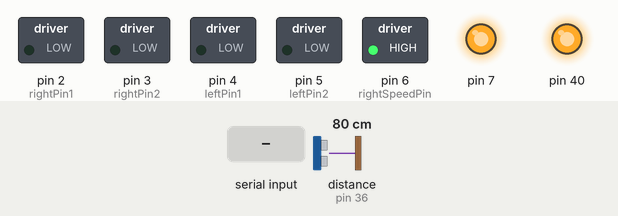
Recording of a sketch running on a simulated Arduino Mega 2560, built with avr-gcc and run on an emulated ATmega2560. On the bench: switched loads named in the sketch (green lamp = pin HIGH), output pins drawn as LEDs (lit = HIGH). Wiring (inferred from the names in the program): ultrasonic range finder: trigger pin 38; echo pin 36. The test bench sets the inputs (shaded band); at power-on: distance to the obstacle (sensor on pin 36) 80 cm. The echo pulse lasts 58.3 µs per cm; pins used as bus, display or sensor lines are not drawn.

Above: at 1.2 s.
1.3 s: "<103>" received over the second serial link
At 1.8 s:
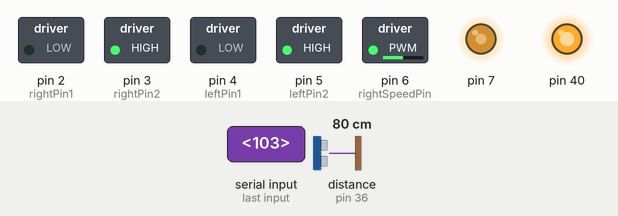
2.9 s: distance to the obstacle (sensor on pin 36) set to 2 cm
At 3.5 s:
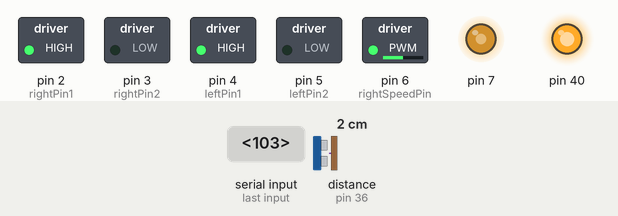
5.9 s: "<104>" received over the second serial link
At 6.3 s:
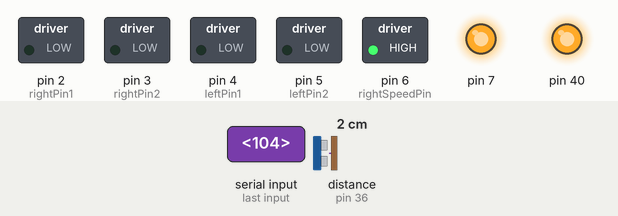
7.4 s: "<90,45,200>" received over the second serial link
At 8.7 s:
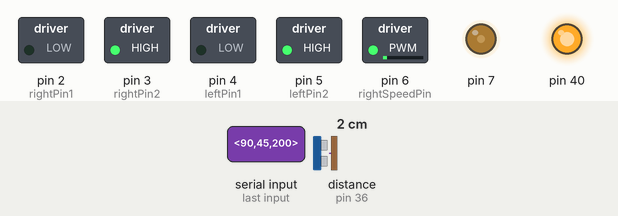
Timing chart, 0 to 9.9 s (numbered marks = the images above; inputs shaded):
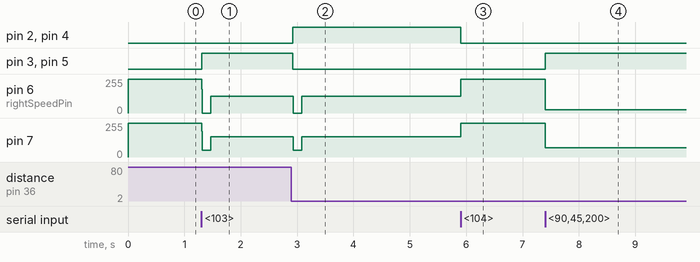

Measured:
- after the input at 1.3 s, pin 3 (rightPin2), pin 5 (leftPin2): LOW → HIGH at once; pin 6 (rightSpeedPin): 255/255 → 0/255 at once, → 127/255 0.16 s later; pin 7: 255/255 → 51/255 at once, → 153/255 0.16 s later
- after the input at 2.9 s, pin 2 (rightPin1), pin 4 (leftPin1): LOW → HIGH at once; pin 3 (rightPin2), pin 5 (leftPin2): HIGH → LOW at once; pin 6 (rightSpeedPin): 127/255 → 0/255 at once, → 127/255 0.15 s later; pin 7: 153/255 → 51/255 at once, → 153/255 0.15 s later
- after the input at 5.9 s, pin 2 (rightPin1), pin 4 (leftPin1): HIGH → LOW at once; pin 6 (rightSpeedPin): 127/255 → 255/255 at once; pin 7: 153/255 → 255/255 at once
- after the input at 7.4 s, pin 3 (rightPin2), pin 5 (leftPin2): LOW → HIGH at once; pin 6 (rightSpeedPin): 255/255 → 25/255 at once; pin 7: 255/255 → 71/255 at once

The sketch:

Platooning.ino
```cpp
#include "motor.h"
#include "ultraSoundSensor.h"
#include "bluetooth.h"
#include "pidControl.h"

motor M(20,0);
bluetooth BT(false); // true: platooning ON; false: platooning OFF
ultraSoundSensor US;
pidControl PID;


const int targetSpeed = 50;
const int deadZone = 35;
const int minStartSpeed = 100;
const int delayTime = 150;
bool startNeeded = false;


void setup() {}

void loop() {

  // Measure and receive information
  float s = US.getDistance();
  BT.receive();
  BT.handleNewData();


  if (BT.getPlatooning()) { // platooning is set to ON

    // run PID control loop
    PID.setSpeed(M.getSpeed());
    PID.cal(US.getDistance());

    // check for too low motor speed
    if (PID.getSpeed() < deadZone && PID.getSpeed() > -deadZone ) {
      startNeeded = true;
    }
    if (PID.getSpeed() > deadZone && startNeeded == true) {
      M.setSpeed(minStartSpeed);
      delay(delayTime);
      M.setSpeed(PID.getSpeed());
      startNeeded = false;
    }
    else if (PID.getSpeed() < -deadZone && startNeeded == true) {
      M.setSpeed(-minStartSpeed);
      delay(delayTime);
      M.setSpeed(PID.getSpeed());
      startNeeded = false;
    }

    // constrain motor speed
    if (PID.getSpeed() > targetSpeed) {
      M.setSpeed(targetSpeed);
    }
    else if (PID.getSpeed() < -targetSpeed) {
      M.setSpeed(-targetSpeed);
    }
    else {
      M.setSpeed(PID.getSpeed());
    }

  }
  else { // platooning is set to OFF
    M.setSpeed(BT.getSpeed(), BT.getTurn());
  }

}
```

bluetooth.cpp
```cpp
#include "Arduino.h"
#include "bluetooth.h"

bluetooth::bluetooth(bool platooning = false, int RX = 15, int TX = 14) {
  bluetooth::RX = RX;
  pinMode(RX, OUTPUT);
  bluetooth::TX = TX;
  pinMode(TX, INPUT);
  // beginSerial();
  Serial3.begin(38400);
  bluetooth::platooning = platooning;
}

void bluetooth::beginSerial() { // starts the correct Serial depending on the specified pins for RX/TX
  // Not used, BT is always Serial 3 !!!
  switch (TX) {
    case (19):
      Serial1.begin(38400);
      break;
    case (17):
      Serial2.begin(38400);
      break;
    case (15):
      Serial3.begin(38400);
      break;
  }
}

void bluetooth::receive() {
  static boolean recvInProgress = false;
  static byte ndx = 0;
  char startMarker = '<';
  char endMarker = '>';
  char rc;

  while (Serial3.available() > 0 && newData == false) {
    rc = Serial3.read();
    if (recvInProgress == true) {
      if (rc != endMarker) {
        receivedChars[ndx] = rc;
        ndx++;
        if (ndx >= numChars) {
          ndx = numChars - 1;
        }
      }
      else {
        receivedChars[ndx] = '\0'; // terminate the string
        recvInProgress = false;
        ndx = 0;
        newData = true;
      }
    }
    else if (rc == startMarker) {
      recvInProgress = true;
    }
  }
}

void bluetooth::parseData() {
  // split the data into its parts
  char * strtokIndx; // this is used by strtok() as an index

  strtokIndx = strtok(receivedChars, ","); // this continues where the previous call left off
  intFromPC = atoi(strtokIndx);     // convert this part to an integer
}

void bluetooth::handleNewData() { //Triggers when a signal is recived
  if (newData == true) {
    parseData();
    decideReceivedData();
    newData = false;
  }
}

void bluetooth::decideReceivedData() {  //Decides what to to with the recived data
  if (intFromPC >= 0 && intFromPC <= 100) { // speed
    if (reverse) { // reverse
      speed = -intFromPC;
    }
    else { // forward
      speed = intFromPC;
    }
  }
  else if (intFromPC >= 900 && intFromPC <= 1100) {
    // left to right (turn value)
    turn = map(intFromPC, 900, 1100, -100, 100);
  }
  else {
    switch (intFromPC) {
      case 103: //Platooning ON
        platooning = true;
        break;
      case 104: //Platooning OFF
        platooning = false;
        break;
      case 106: //Forwards gear
        reverse = false;
        break;
      case 107: //Reverse gear
        reverse = true;
        break;
    }
  }
}

int bluetooth::getSpeed() {
  return speed;
}

int bluetooth::getTurn() {
  return turn;
}

bool bluetooth::getPlatooning() {
  return platooning;
}
```

bluetooth.h
```cpp
#ifndef BLUETOOTH_H
#define BLUETOOTH_H

#include "Arduino.h"

class bluetooth { // object that handles communication with mobile app via bluetooth
  public:
    bluetooth(bool platooning = false, int RX = 15, int TX = 14);
    void receive();
    void handleNewData();
    int getSpeed();
    int getTurn();
    bool getPlatooning();

  private:
    int RX;
    int TX;
    const static byte numChars = 32;
    char receivedChars[numChars];
    bool newData = false;
    int intFromPC = 0;
    int speed = 0;
    int turn = 0;
    bool reverse = false;
    bool platooning = false;

    void decideReceivedData();
    void parseData();
    void beginSerial();

};

#endif
```

functions.cpp
```cpp
#include "Arduino.h"
#include "functions.h"

float constrainf(float x, float min, float max) {
  if (x > max) {
    return max;
  }
  else if (x < min) {
    return min;
  }
  else {
    return x;
  }
}

float mapf(float x, float in_min, float in_max, float out_min, float out_max) {
  return (x - in_min) * (out_max - out_min) / (in_max - in_min) + out_min;
}
```

functions.h
```cpp
#ifndef FUNCTIONS_H
#define FUNCTIONS_H

#include "Arduino.h"

float constrainf(float x, float min, float max);
float mapf(float x, float in_min, float in_max, float out_min, float out_max);

#endif
```

motor.cpp
```cpp
#include "Arduino.h"
#include "motor.h"

motor::motor(int leftCorrection = 0, int rightCorrection = 0,
             int rightPin1 = 2, int rightPin2 = 3, int rightSpeedPin = 6,
             int leftPin1 = 4, int leftPin2 = 5, int leftSpeedPin = 7) :
  right(rightPin1, rightPin2, rightSpeedPin, rightCorrection),
  left(leftPin1, leftPin2, leftSpeedPin, leftCorrection) {}


void motor::setSpeed(float speed, int turn = 0) {
  speed = constrainf(speed, -100, 100);
  turn = constrainf(turn, -100, 100);
  motor::speed = speed;
  motor::turn = turn;

  if (turn > 0) {
    right.setSpeed(speed * (1.0 - turn / 100.0));
    left.setSpeed(speed);
  }
  else if (turn < 0) {
    right.setSpeed(speed);
    left.setSpeed(speed * (1.0 + turn / 100.0));
  }
  else {
    right.setSpeed(speed);
    left.setSpeed(speed);
  }
}

float motor::getRightSpeed() {
  return right.getSpeed();
}

float motor::getLeftSpeed() {
  return left.getSpeed();
}

float motor::getSpeed() {
  return speed;
}

float motor::getTurn() {
  return turn;
}
```

motor.h
```cpp
#ifndef MOTOR_H
#define MOTOR_H

#include "Arduino.h"
#include "wheel.h"
#include "functions.h"

class motor {
  public:
    motor(int leftCorrection = 0, int rightCorrection = 0,
          int rightPin1 = 2, int rightPin2 = 3, int rightSpeedPin = 6,
          int leftPin1 = 4, int leftPin2 = 5, int leftSpeedPin = 7);
    void setSpeed(float speed, int turn = 0);
    float getSpeed();
    float getTurn();
    float getRightSpeed();
    float getLeftSpeed();

  private:
    wheel right;
    wheel left;
    float speed = 0;
    int turn = 0;

};

#endif
```

pidControl.cpp
```cpp
#include "Arduino.h"
#include "pidControl.h"

pidControl::pidControl(float ref = 20.0, float Kp = 50, float Ki = 0, float Kd = 0) {
  pidControl::ref = ref;
  pidControl::Kp = Kp;
  pidControl::Ki = Ki;
  pidControl::Kp = Kp;
}

void pidControl::setSpeed(float speed) {
  pidControl:: speed = speed;
}
float pidControl::getSpeed() {
  return speed;
}
void pidControl::cal(float s) {
  float e, de;
  float P, I, D;

  e = s - ref;
  P = Kp * e;

  i += e;
  I = Ki * i;

  de = e - d;
  D = Kd * de;
  d = e;

  u = P + I + D;
  u /= 100;
  speed += u;
}
```

pidControl.h
```cpp
#ifndef PIDCONTROL_H
#define PIDCONTROL_H

#include "Arduino.h"

class pidControl {
  public:
    pidControl(float ref = 20.0, float Kp = 50, float Ki = 0, float Kd = 0);
    void setSpeed(float speed);
    void cal(float s);
    float getSpeed();

  private:
    float ref;
    float speed;
    float Kp;
    float Ki;
    float Kd;
    float u, i, d;

};

#endif
```

ultraSoundSensor.cpp
```cpp
#include "Arduino.h"
#include "ultraSoundSensor.h"

/* ringBuffer */
ringBuffer::ringBuffer(int SIZE) {
  ringBuffer::SIZE = SIZE;
  buffer = new float[SIZE];
}

void ringBuffer::addValue(float value) { // adds value to buffer
  buffer[indx++] = value; // add value
  if (indx > SIZE - 1) { // cycle index
    indx = 0;
  }
}

float ringBuffer::mean() { // calculate buffer mean
  float sum = 0; // sum of buffer
  for (int i = 0; i < SIZE; i++) { // sum buffer values
    sum += buffer[i];
  }
  return sum / SIZE; // return mean
}

/* ultraSoundSensor */

ultraSoundSensor::ultraSoundSensor(int GND = 34, int echo = 36,
                                   int trig = 38, int Vcc = 40) {
  // use this constructor if Vcc and GND are digital pins
  ultraSoundSensor::trig = trig;
  pinMode(trig, OUTPUT);
  ultraSoundSensor::echo = echo;
  pinMode(echo, INPUT);
  ultraSoundSensor::Vcc = Vcc;
  pinMode(Vcc, OUTPUT);
  digitalWrite(Vcc, HIGH);
  ultraSoundSensor::GND = GND;
  pinMode(GND, OUTPUT);
  digitalWrite(GND, LOW);
}

float ultraSoundSensor::getDistance() {
  // adds a distance measurement to the buffer, in cm
  unsigned long t; // time difference between trig and echo
  static ringBuffer distance(10);
  // float s; // distance based on the time difference
  // send a pulse to trigger
  digitalWrite(trig, HIGH);
  delay(0.01);
  digitalWrite(trig, LOW);
  // measuring the time difference
  t = pulseIn(echo, HIGH); // wait for echo and measure time delay
  distance.addValue(t * 0.034 / 2.0); // add measurement to buffer
  return distance.mean();
}
```

ultraSoundSensor.h
```cpp
#ifndef ULTRASOUNDSENSOR_H
#define ULTRASOUNDSENSOR_H

#include "Arduino.h"

class ringBuffer {
  public:
    ringBuffer(int SIZE);
    void addValue(float value);
    float mean();

  private:
    int SIZE;
    int indx = 0;
    float *buffer;

};

class ultraSoundSensor { // object that handles the Ultra Sound Sensor
  public:
    ultraSoundSensor(int GND = 34, int echo = 36,
                     int trig = 38, int Vcc = 40);
    float getDistance();

  private:
    int trig;
    int echo;
    int Vcc;
    int GND;

};

#endif
```

wheel.cpp
```cpp
#include "Arduino.h"
#include "wheel.h"

wheel::wheel(int pin1, int pin2, int speedPin, int correction) {
  // Contructor is called with the H-bridge pins aswell as the speedPin
  wheel::pin1 = pin1;
  pinMode(pin1, OUTPUT);
  wheel::pin2 = pin2;
  pinMode(pin2, OUTPUT);
  wheel::speedPin = speedPin;
  pinMode(speedPin, OUTPUT);
  wheel::correction = correction;
}

void wheel::setSpeed(float percent) {
  byte speedByte; // used to set the duty-cycle on the speedPin signal
  percent = constrainf(percent, -100, 100); // constrain the percent
  percent = percent * (1.0 - correction / 100.0); // corrects motorspeed so wheels match
  speed = percent; // save the percent speed to object
  if (percent > 0) { // if direction is forward
    speedByte = mapf(percent, 0, 100, 255, 0); // map the percent to a byte
    analogWrite(speedPin, speedByte); // set the speed signal
    digitalWrite(pin2, HIGH); // turn the wheels forward
    digitalWrite(pin1, LOW);
    analogWrite(speedPin, speedByte); // set the speed signal
  }
  else if (percent < 0) { // if direction is backwards
    speedByte = mapf(-percent, 0, 100, 255, 0); // map the percent to a byte
    analogWrite(speedPin, speedByte); // set the speed signal
    digitalWrite(pin2, LOW); // turn the wheels backwards
    digitalWrite(pin1, HIGH);
    analogWrite(speedPin, speedByte); // set the speed signal
  }
  else { // if percent is 0
    stop(); // stopping the motor
  }

}

void wheel::stop() { // stops the motor
  digitalWrite(pin1, LOW); // both pins are low -> wheel does not turn
  digitalWrite(pin2, LOW);
  analogWrite(speedPin, 255); // speedByte is 255 -> 0 speed
  speed = 0;
}

float wheel::getSpeed() { // returns the motorSpeed in percent
  return speed; // positive is forward and negative is backwards
}
```

wheel.h
```cpp
#ifndef WHEEL_H
#define WHEEL_H

#include "Arduino.h"
#include "functions.h"

class wheel { // Object that handles motors
  public:
    wheel(int pin1, int pin2, int speedPin, int correction);
    void setSpeed(float percent); // turns on the motor with the given speed
    void stop(); // stops the motor
    float getSpeed();

  private:
    int pin1;
    int pin2;
    int speedPin;
    float speed;
    int correction;

};

#endif
```
